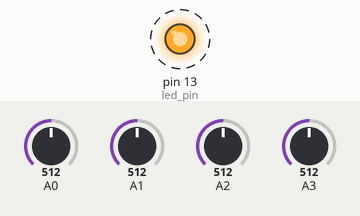
A sketch run on a simulated Arduino Uno, built with avr-gcc and run on an emulated ATmega328P. Parts: output pins drawn as LEDs (lit = HIGH). Dashed ring = blinking. The inputs (shaded band) are chosen by the test bench; at power-on: A0 = 512, A1 = 512, A2 = 512, A3 = 512. What the sketch prints to the serial monitor is not drawn.

Above: at 0.5 s.
Timing chart, 0 to 4.6 s (numbered marks = the images above):
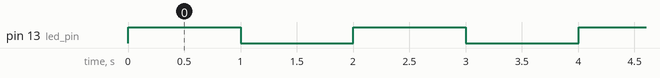

The sketch:

transmitter_pro_08_01_2016_2.ino.ino.ino
```cpp
// (licence header left out)
#include <VirtualWire.h>

const int led_pin = 13;
//const int power_pin = 2;
               // const int transmit_pin = 1;
//const int receive_pin = 2;
//const int transmit_en_pin = 4;

char msg[255];
//const char p_msg;

int voltage_A0;
int voltage_A1;
int voltage_A2;
int voltage_A3;

String  str_voltage_A0;
String str_voltage_A1;
String str_voltage_A2;
String str_voltage_A3;

String strMsg;

void setup()
{
                                            Serial.begin(9600);
    // Initialise the IO and ISR
                                          //   vw_set_tx_pin(transmit_pin);
 //  vw_set_rx_pin(receive_pin);
    //vw_set_ptt_pin(transmit_en_pin);
                                        //vw_set_ptt_inverted(true); // Required for DR3100
                                        // vw_setup(2000);       // Bits per sec
    pinMode(led_pin, OUTPUT);
 //   pinMode(power_pin, OUTPUT);
  //  digitalWrite(power_pin, HIGH);
}

byte count = 1;


//const char *msg = "255";
//const char p_msg = *msg;


void loop()
{
  voltage_A0 = analogRead(A0);
  voltage_A1 = analogRead(A1);
  voltage_A2 = analogRead(A2);
  voltage_A3 = analogRead(A3);

voltage_A1 = voltage_A1 * 2 - voltage_A0;
voltage_A2 = voltage_A2 * 3 - voltage_A1 - voltage_A0;
voltage_A3 = voltage_A3 * 4 - voltage_A2 - voltage_A1 - voltage_A0;


 str_voltage_A0 = String(voltage_A0,DEC);
  str_voltage_A1 = String(voltage_A1,DEC);
  str_voltage_A2 = String(voltage_A2,DEC);
 str_voltage_A3 = String(voltage_A3,DEC);
                                //String millisresult = String(millis());

//strMsg = "";
                                strMsg = str_voltage_A0;
strMsg+= str_voltage_A1;
strMsg+= str_voltage_A2;
strMsg+= str_voltage_A3;


strMsg.toCharArray(msg, 255);


                                                      digitalWrite(led_pin, HIGH); // Flash a light to show transmitting
//  vw_send((uint8_t *)msg, strlen(msg));
//  vw_wait_tx(); // Wait until the whole message is gone
                                                   // digitalWrite(led_pin, LOW);

//Serial.println(voltage_A0);
//Serial.println(voltage_A1);
//Serial.println(voltage_A2);
//Serial.println(voltage_A3);


Serial.println(msg);
//Serial.println(str_voltage_A0);
//Serial.println(str_voltage_A1);
//Serial.println(str_voltage_A2);
//Serial.println(str_voltage_A3);
Serial.println("");
Serial.println("");
Serial.println("");
Serial.println("");


  delay(1000);

                                                          digitalWrite(led_pin, LOW);
                                                            delay(1000);
}
```

Measured:
- by itself, pin 13 (led_pin): alternates HIGH for 1.0 s and LOW for 1.0 s
